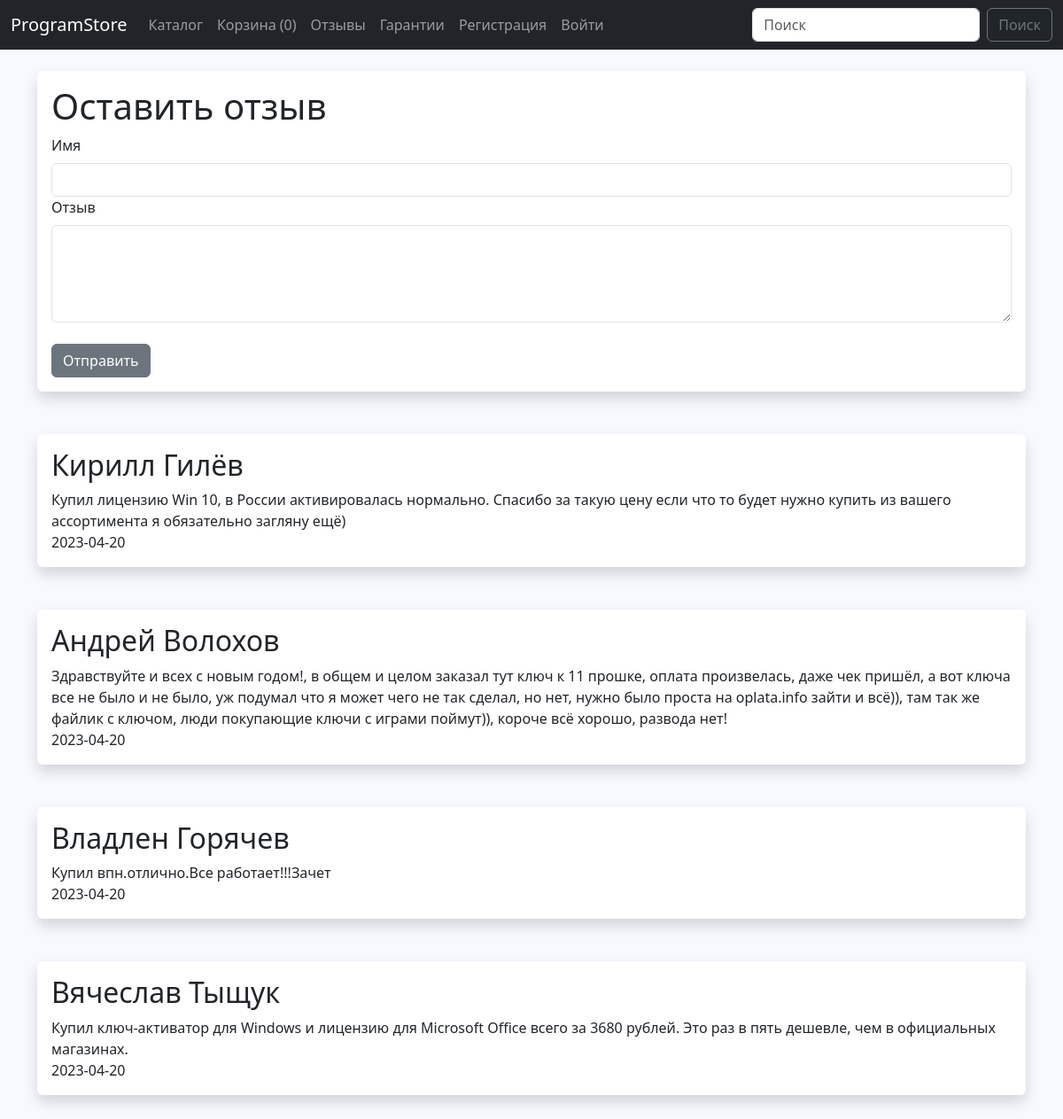
The app's page /reviews, older data.
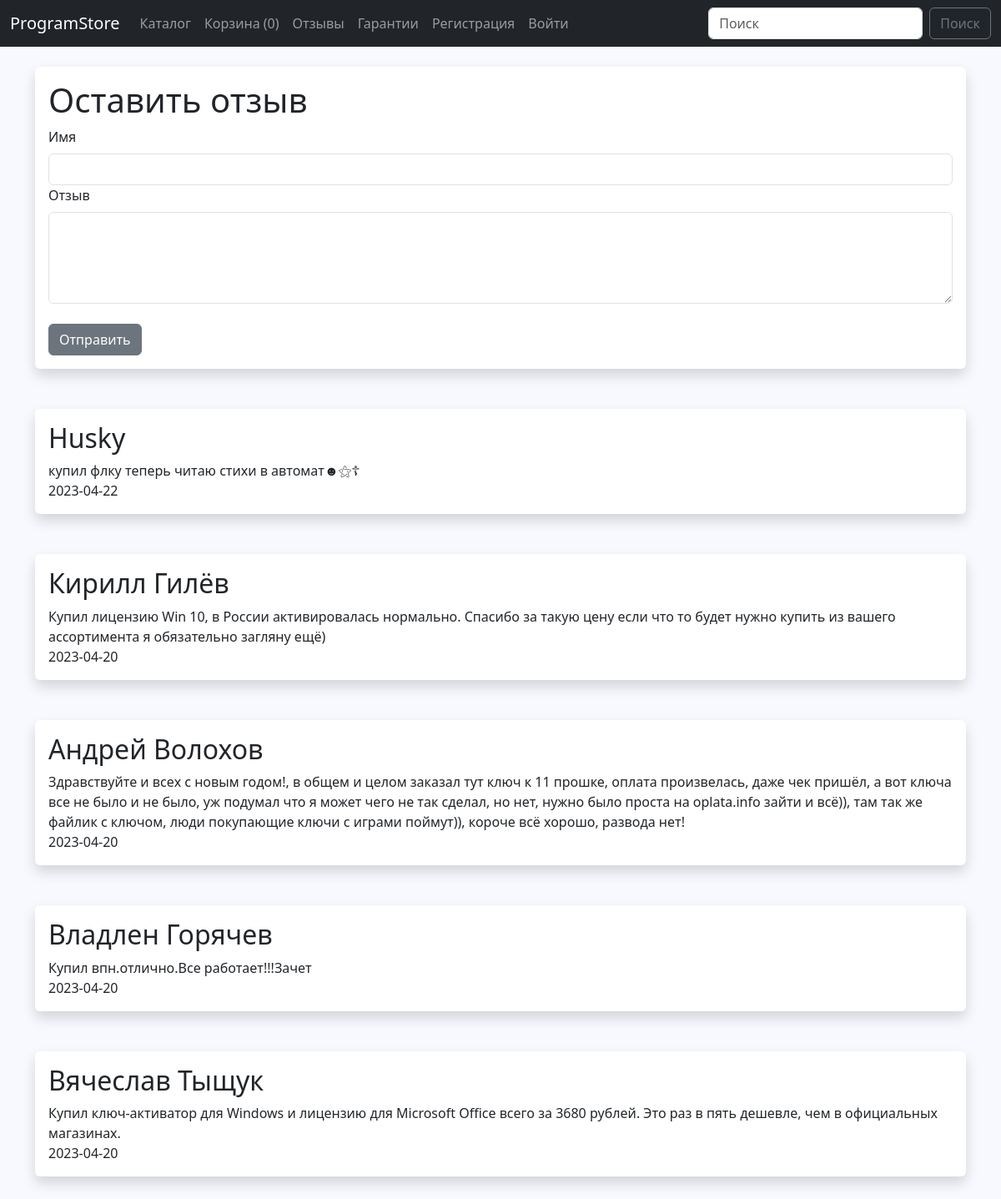
The same page, newer data.
### server.py (models this page shows)
class Reviews(db.Model):
    id = db.Column(db.Integer, primary_key=True)
    username = db.Column(db.String(70), nullable=False)
    review = db.Column(db.Text, nullable=False)
    date_added = db.Column(db.Date, default=date.today())

### server.py (the view)
@app.route('/reviews', methods=['GET', 'POST'])
def reviews():
    form = ReviewForm()
    reviews = Reviews.query.order_by(Reviews.date_added.desc())
    if form.validate_on_submit() and request.method == 'POST':
        review = Reviews(username=form.username.data, review=form.review.data)
        db.session.add(review)
        db.session.commit()
        form.username.data = ''
        form.review.data = ''
    return render_template('reviews.html', form=form, reviews=reviews)

### webforms.py
class ReviewForm(FlaskForm):
    username = StringField('Имя', validators=[DataRequired()])
    review = StringField('Отзыв', validators=[DataRequired()], widget=TextArea())
    submit = SubmitField('Отправить')

class SearchForm(FlaskForm):
    searched = StringField("Поиск", validators=[DataRequired()])
    submit = SubmitField("Кнопка")

### server.py (called while the page is built)
@app.context_processor
def base():
    form = SearchForm()
    return dict(form=form)

### templates/reviews.html (shortened to what this page needs)
{% extends 'base.html' %}
{% block content %}
<div class="shadow p-3 mb-5 bg-white rounded">
    <h1>Оставить отзыв</h1>
    <form method="POST">
        {{ form.username.label(class="form-label") }}
        {{ form.username(class="form-control") }}
        {{ form.review.label(class="form-label") }}
        {{ form.review(class="form-control", rows='4') }}
        <br>
        {{ form.submit(class="btn btn-secondary") }}
    </form>
</div>
{% for review in reviews %}
<div class="shadow p-3 mb-5 bg-white rounded">
    <h2>{{review.username}}</h2>
    {{review.review}}<br>
    {{review.date_added}}
</div>
{% endfor %}
{% endblock %}

### templates/base.html (shortened to what this page needs)
<!doctype html>
<html lang="ru">
<head>
    <link href="https://cdn.jsdelivr.net/npm/bootstrap@5.3.0-alpha1/dist/css/bootstrap.min.css" rel="stylesheet"
>
    <link href="{{url_for('static', filename='css/style.css')}}" rel="stylesheet">
</head>
<body>
{% include 'navbar.html' %}
<br/>
<div class="container">
    {% block content %}{% endblock %}
</div>
</body>
</html>

### templates/navbar.html (shortened to what this page needs)
<nav class="navbar navbar-expand-lg navbar-dark bg-dark">
  <div class="container-fluid">
    <a class="navbar-brand" href="{{url_for('index')}}">ProgramStore</a>
    <div class="collapse navbar-collapse" id="navbarSupportedContent">
      <ul class="navbar-nav me-auto mb-2 mb-lg-0">
        <li class="nav-item">
          <a class="nav-link" href="{{url_for('catalog')}}">Каталог</a>
        </li>
        <li class="nav-item">
          <a class="nav-link" href="{{url_for('get_cart')}}">Корзина ({{session['Shoppingcart']|length}})</a>
        </li>
        <li class="nav-item">
          <a class="nav-link" href="{{url_for('reviews')}}">Отзывы</a>
        </li>
        <li class="nav-item">
          <a class="nav-link" href="{{url_for('guarantees')}}">Гарантии</a>
        </li>
        {% if not current_user.is_authenticated %}
        <li class="nav-item">
          <a class="nav-link" href="{{url_for('register')}}">Регистрация</a>
        </li>
        <li class="nav-item">
          <a class="nav-link" href="{{url_for('login')}}">Войти</a>
        </li>
        {% endif %}
      </ul>
      <form method="POST" action="{{url_for('search')}}" class="d-flex" role="search">
        <input class="form-control me-2" name="searched" type="search" placeholder="Поиск" aria-label="Поиск">
        <button class="btn btn-outline-secondary" type="submit">Поиск</button>
      </form>
    </div>
  </div>
</nav>

### static/css/style.css (style rules this page uses)
body { background: #F8F8FF; }

Row changes from the older to the newer data that the page shows:
added Reviews: username "Husky", review "купил флку теперь читаю стихи в автомат☻⚝☦︎", date_added "2023-04-22"
